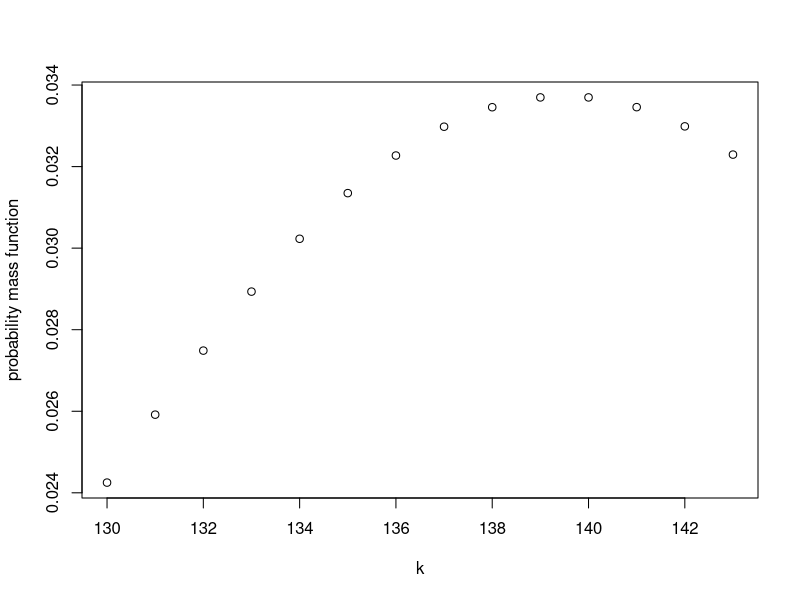
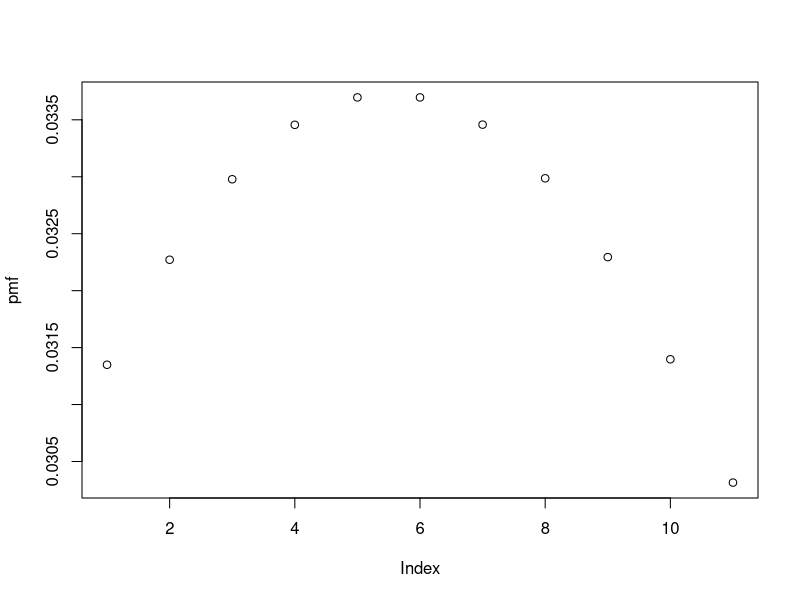
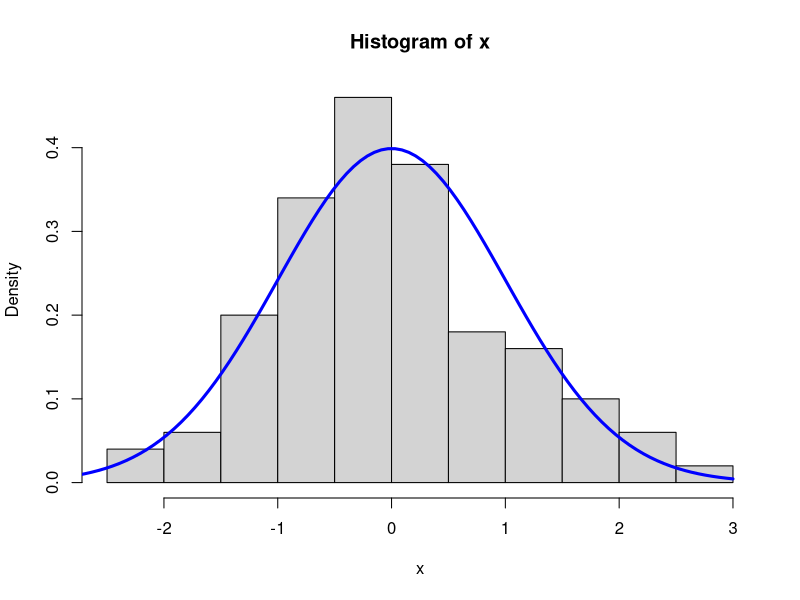
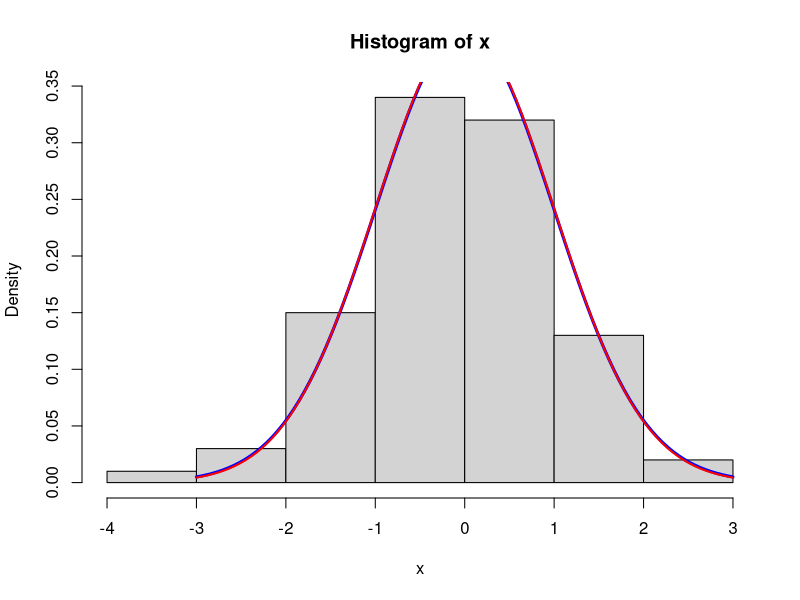

Write the R code that produced these figures, in order.
## ---- chunk 1
pmf140 = function(k, lambda = 140)
{
  exp(-lambda) * lambda^k / factorial(k)
}

pmf140(3)
## ---- chunk 2
exp(-140)
## ---- chunk 3
140^c(143, 144)
## ---- chunk 4
k = 130:143
y = pmf140(k)
plot(k, y, ylab = "probability mass function")
## ---- chunk 5
pmf140(135:143)

pmf140(135:145)
## ---- chunk 6
pmf = dpois(135:145, lambda = 140)
pmf
plot(pmf)
## ---- chunk 7
# Roll yer own
pmf140 = function(k, lambda = 140)
{
  exp(-lambda) * lambda^k / factorial(k)
}

# builtin
dpois(135:145, lambda = 140)
## ---- chunk 8
# prefix suffix

# to generate random data from a normal distribution
x = rnorm(100)
hist(x, freq = FALSE)

xx = seq(from = -3, to = 3, length.out = 100)
dx = dnorm(xx)
lines(xx, dx, col = "blue", lwd = 3)

## ---- chunk 9
# prefix suffix

# to generate random data from a normal distribution
# r is the prefix
# suffix was norm -> t
x = rt(100, df = 120)
hist(x, freq = FALSE)

xx = seq(from = -3, to = 3, length.out = 100)
# d is the prefix
# suffix was norm -> t
dxnorm = dnorm(xx)
dx = dt(xx, df = 120)
lines(xx, dx, col = "blue", lwd = 3)
lines(xx, dxnorm, col = "red", lwd = 2)

